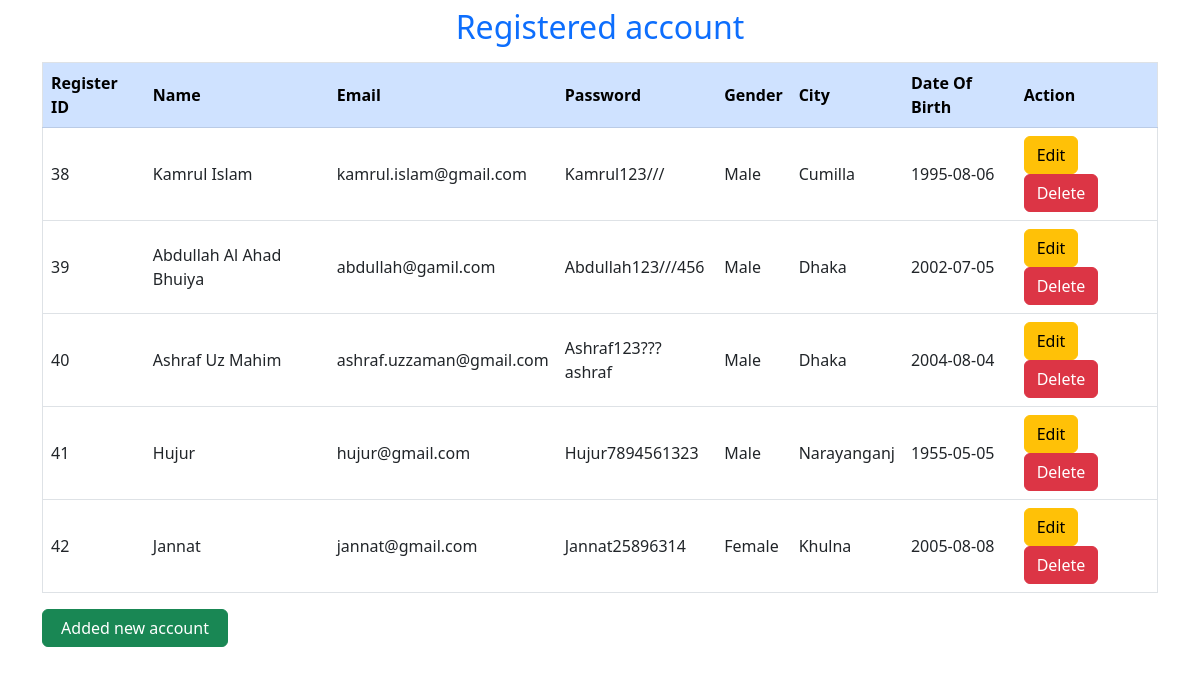
The app's page /read.php with its own data.
### tables this page shows
CREATE TABLE `user_data` (
  `id` int(100) NOT NULL,
  `name` char(150) DEFAULT NULL,
  `email` char(200) DEFAULT NULL,
  `password` char(255) DEFAULT NULL,
  `reg_time` timestamp NOT NULL DEFAULT current_timestamp(),
  `date_of_birth` date DEFAULT NULL,
  `city` char(100) DEFAULT NULL,
  `gender` char(20) DEFAULT NULL
);

### read.php (the view)
<?php
include_once("./header.php");
$read_query = "SELECT * FROM `user_data`";
$read = $connet->query($read_query);
if ($read->num_rows >= 0 || $read) {
?>
<div class="container-xl">
    <div class="row mx-3 mx-md-0">
        <div class="text-center text-primary my-2">
            <h2>Registered account</h2>
        </div>
        <table class="table table-hover border">
            <thead class="table-primary">
                <tr>
                    <th scope="col" class="align-middle">Register ID</th>
                    <th scope="col" class="align-middle">Name</th>
                    <th scope="col" class="align-middle">Email</th>
                    <th scope="col" class="align-middle">Password</th>
                    <th scope="col" class="align-middle">Gender</th>
                    <th scope="col" class="align-middle">City</th>
                    <th scope="col" class="align-middle">Date Of Birth</th>
                    <th scope="col" class="align-middle">Action</th>
                </tr>
            </thead>
            <?php
while ($data = $read->fetch_assoc()) {
    ?>
            <tbody class="">
                <tr class="">
                    <td class="align-middle"><?= $data['id'] ?></td>
                    <td class="align-middle"><?= $data['name'] ?></td>
                    <td class="align-middle"><?= $data['email'] ?></td>
                    <td class="align-middle"><?= $data['password'] ?></td>
                    <td class="align-middle"><?= $data['gender'] ?></td>
                    <td class="align-middle"><?= $data['city'] ?></td>
                    <td class="align-middle"><?= $data['date_of_birth'] ?></td>
                    <td class="align-middle">
                        <div class=" d-inline ">
                            <a href="./edit.php?id=<?= $data['id'] ?>" style="text-decoration: none;">
                                <button class="btn btn-warning">Edit</button>
                            </a>
                        </div>
                        <div class="d-inline ">
                            <a href="./dlt.php?id=<?= $data['id'] ?>" style="text-decoration: none;">
                                <button class="btn btn-danger">Delete</button>
                            </a>
                        </div>
                    </td>
                </tr>
            </tbody>
            <?php
}
?>
        </table>
        <div class="row p-0 m-0">
            <button class="btn btn-success me-auto col-2 m-0" onclick="location.href='./form validation.php'">Added new
                account
            </button>
        </div>
    </div>
</div>
<?php
}
?>
<?php
include_once("./footer.php");
?>

### header.php (shortened to what this page needs)
<!doctype html>
<html lang="en">
<head>
    <link href="https://cdn.jsdelivr.net/npm/bootstrap@5.2.2/dist/css/bootstrap.min.css" rel="stylesheet">
</head>
<body>

### footer.php (shortened to what this page needs)
</body>
</html>

### records on screen
user_data: id "38", name "Kamrul Islam", email "kamrul.islam@gmail.com", password "Kamrul123///", gender "Male", city "Cumilla", date_of_birth "1995-08-06"
user_data: id "39", name "Abdullah Al Ahad Bhuiya", email "abdullah@gamil.com", password "Abdullah123///456", gender "Male", city "Dhaka", date_of_birth "2002-07-05"
user_data: id "40", name "Ashraf Uz Mahim", email "ashraf.uzzaman@gmail.com", password "Ashraf123???ashraf", gender "Male", city "Dhaka", date_of_birth "2004-08-04"
user_data: id "41", name "Hujur", email "hujur@gmail.com", password "Hujur7894561323", gender "Male", city "Narayanganj", date_of_birth "1955-05-05"
user_data: id "42", name "Jannat", email "jannat@gmail.com", password "Jannat25896314", gender "Female", city "Khulna", date_of_birth "2005-08-08"
